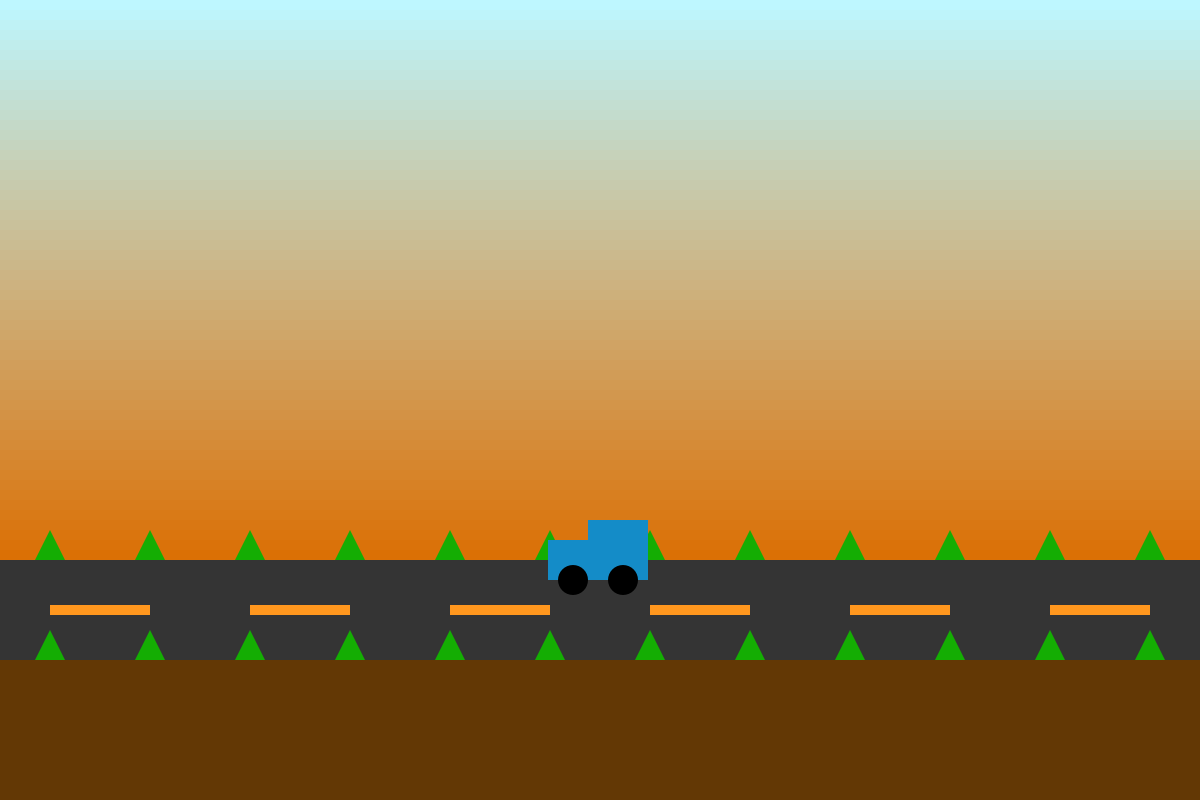
Frame 1 (no input)
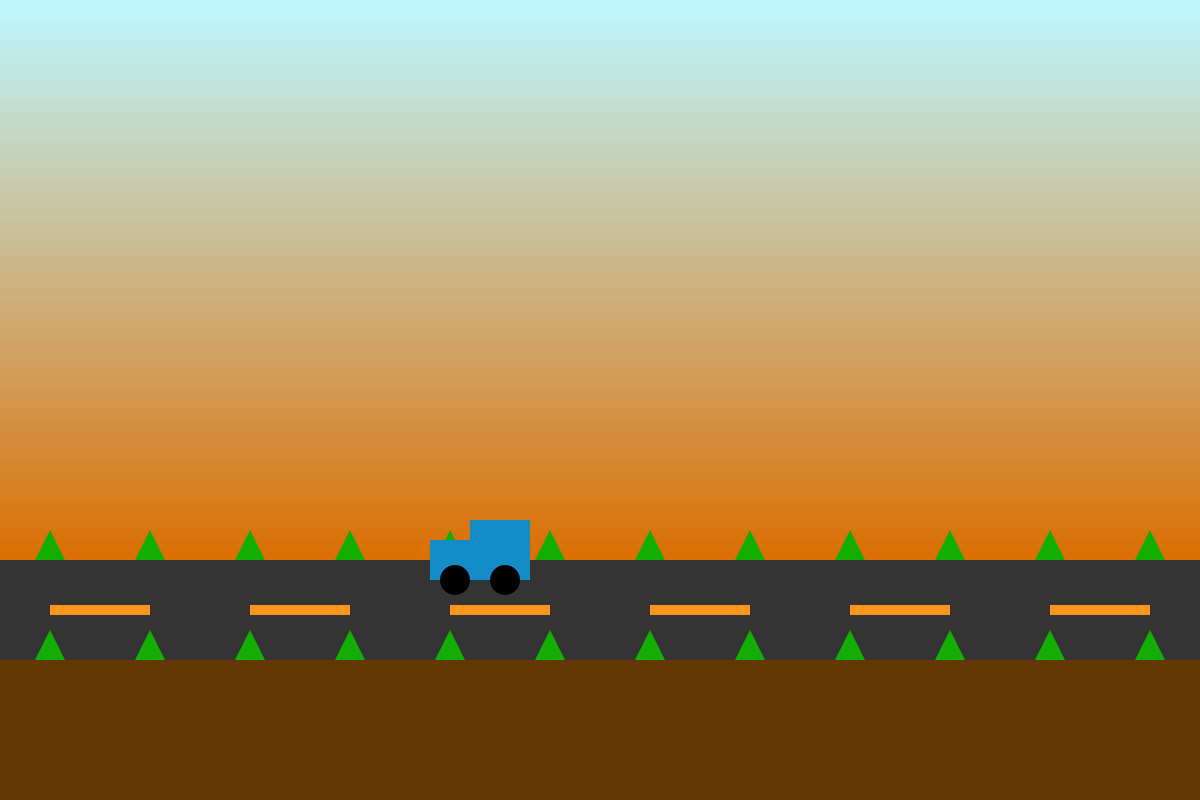
Frame 60 (the mouse pressed at the canvas centre just before this capture)
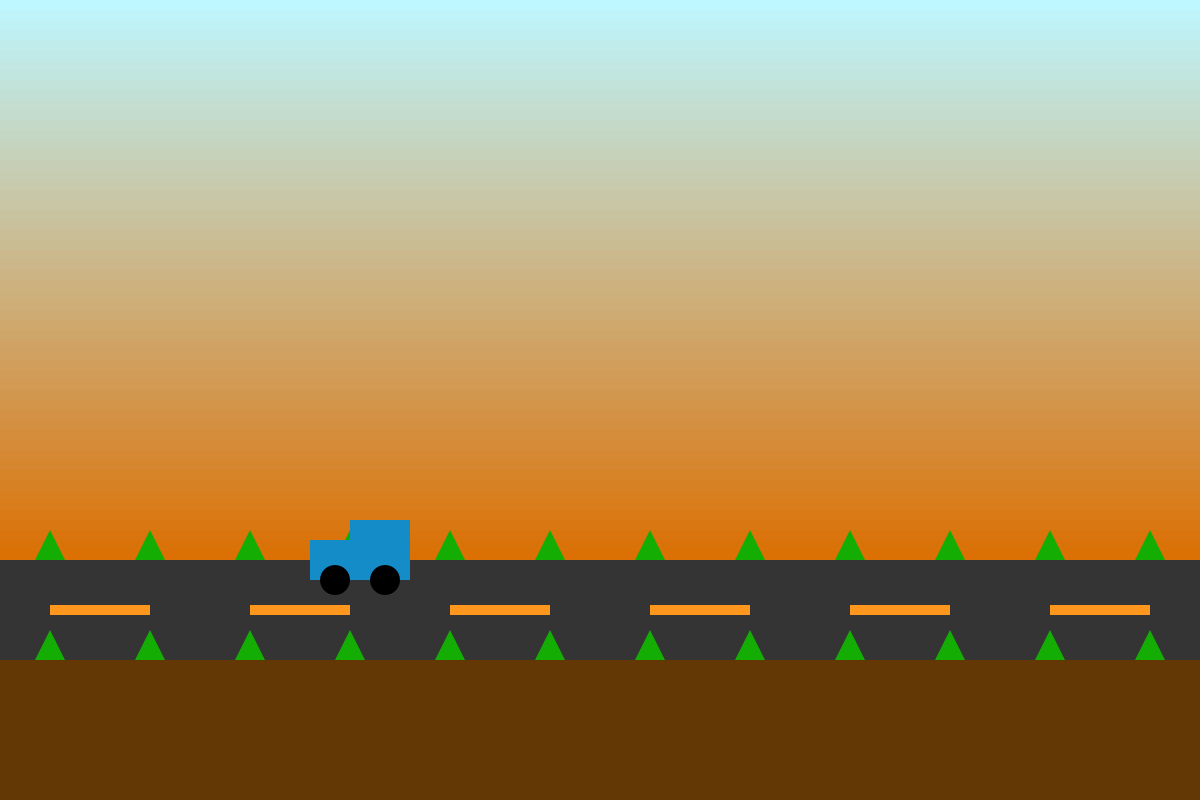
Frame 120 (the mouse held since frame 60 and released just before this capture)

The Processing sketch that drew these frames (run headless with seeded random() and noise(); from frame 60 on, the mouse is pressed at the canvas centre):

// Processing sketch: car_and_road_move
// ── car_and_road_move.pde
void setup(){
  size(1200,800);
  cx=width/2;
}

float cx, cy=560;
int t=10;


void draw(){
  cx=cx-2;
  background(99, 56, 5);
  
  noStroke();
  for(int i=0; i<56; i++){
    float sy=10*i;
    float sr=190+(220-190)/56.0*i;
    float sg=247+(110-247)/56.0*i;
    float sb=255+(1-255)/56.0*i;
    fill(sr,sg,sb);
    rect(0,sy,width,10);
  }    //sky

  fill(52);
  rect(0,cy,width,100);

  fill(255,151,30);
  for(int i=0; i<6; i++){
    rect(50+200*i,cy+45,100,10);
  }    //road

  fill(20,173,3);
  for (int x=50; x<width; x+=100){
    triangle(x, cy-30, x+15, cy, x-15, cy);
  }    // tree

  fill(20,140,200);
  rectMode(CENTER);
  rect(cx,cy,10*t,4*t);
  rectMode(CORNER);
  rect(cx-t,cy-4*t,6*t,2*t);
  fill(0);
  ellipse(cx-2.5*t,cy+2*t,3*t,3*t);
  ellipse(cx+2.5*t,cy+2*t,3*t,3*t);    //car

  fill(20, 173, 3);
  for (int x=50; x<width; x+=100){
    triangle(x, cy+100-30, x+15, cy+100, x-15, cy+100);
  }    //tree
}
